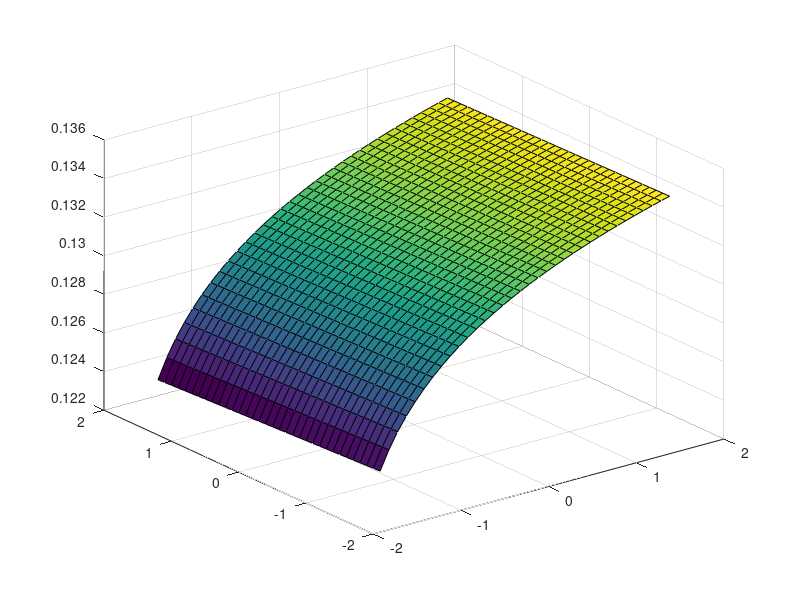

Here is the MATLAB script that generated this plot:
% Surface plot of the resistant-strain growth rate gr over the drug
% interaction parameters lambda1 (sensitive) and lambda2 (resistant).
%
% Here K = 0.0367 is the ratio of drug effect on resistant vs sensitive
% bacteria (alpha21 = 0.0367*alpha11 in simulate_combination_therapy.m),
% not the carrying capacity used in the ODE model.

clear; close all;

beta_s=1;
beta_r=0.65;
moo_s=0.5;
moo_r=0.5;
teta_1=0.21;
teta_2=0.21;
moo_1= 0.012;
moo_2= 0.012;
Emax_s=1.52;
Emax_r=1.12;
IC50_s=0.25;
IC50_r=5;



q1=(10^-6);
q2=(10^-8);
m=q1+q2;


alpha11=(Emax_s/IC50_s)*(moo_1/teta_1);
alpha12=(Emax_s/IC50_s)*(moo_2/teta_2);
alpha21=(Emax_r/IC50_r)*(moo_1/teta_1);
alpha22=(Emax_r/IC50_r)*(moo_2/teta_2);

K=0.0367;
gs=0;

lambda1=-1.66:0.1:1.66;
lambda2=-1.66:0.1:1.66;
[lambda1 lambda2]=meshgrid(lambda1,lambda2);
gr = beta_r - ((K^2 .* ((-1 + sqrt(-(moo_s .* lambda1)-(gs .* lambda1) + (beta_s .* lambda1)-(m.* lambda1) + 1)) .^ 2) .* lambda2 )./ lambda1 .^ 2) - (((2*K) .* (-1 + sqrt(-(moo_s .* lambda1)-(gs .* lambda1)+(beta_s .* lambda1)-(m.* lambda1)+ 1))) ./ lambda1)-moo_r;
figure
surf(lambda1,lambda2,gr)
